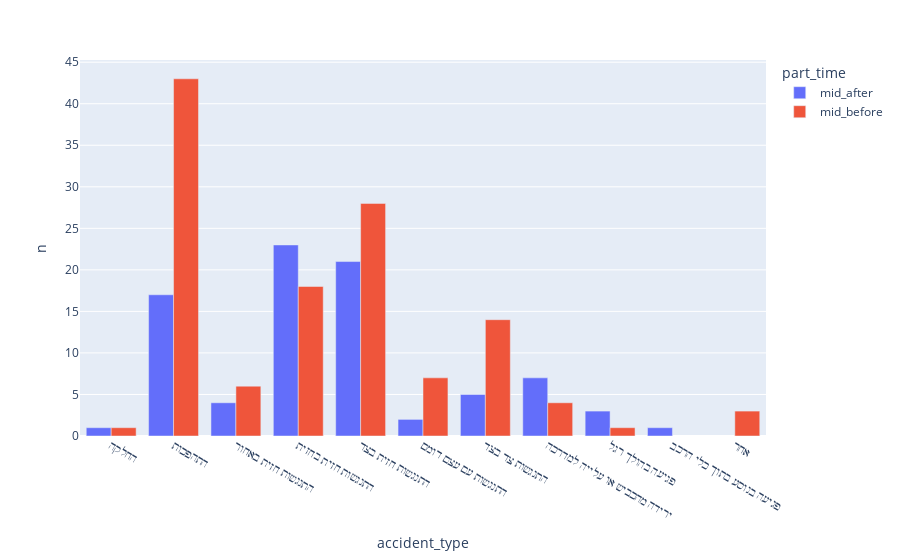

Notebook code cell kept with this figure:
### Code cell
(
    df
    >> mutate(part=if_else(_.location <= 60.4, 'south', 'mid'),
        after=_.year >= 2012
    )
    >> mutate(part_time=_.part + if_else(_.after, '_after', '_before'))
    >> filter(_.part=='mid')
    # >> filter(_.location >= 60.4, _.location <= 180)
    >> group_by(_.part_time)
    >> count(_.accident_type)
    >> pipe(lambda x: px.bar(x, x='accident_type', y='n', color='part_time', barmode='group'))
    # >> group_by(_.year)
    # >> summarize(killed=_.killed.sum(), lightly_injured=_.lightly_injured.sum())
)

### Figure 1 — Plotly figure (JSON) as saved in the notebook; plotly's stock layout.template omitted (floating-point values rounded to 4 significant figures)
{"data": [{"alignmentgroup": "True", "hovertemplate": "part_time=mid_after<br>accident_type=%{x}<br>n=%{y}<extra></extra>", "legendgroup": "mid_after", "marker": {"color": "#636efa"}, "name": "mid_after", "offsetgroup": "mid_after", "orientation": "v", "showlegend": true, "textposition": "auto", "type": "bar", "x": ["החלקה", "התהפכות", "התנגשות חזית באחור", "התנגשות חזית בחזית", "התנגשות חזית בצד", "התנגשות עם עצם דומם", "התנגשות צד בצד", "ירידה מהכביש או עלייה למדרכה", "פגיעה בהולך רגל", "פגיעה בנוסע בתוך כלי הרכב"], "xaxis": "x", "y": [1, 17, 4, 23, 21, 2, 5, 7, 3, 1], "yaxis": "y"}, {"alignmentgroup": "True", "hovertemplate": "part_time=mid_before<br>accident_type=%{x}<br>n=%{y}<extra></extra>", "legendgroup": "mid_before", "marker": {"color": "#EF553B"}, "name": "mid_before", "offsetgroup": "mid_before", "orientation": "v", "showlegend": true, "textposition": "auto", "type": "bar", "x": ["אחר", "החלקה", "התהפכות", "התנגשות חזית באחור", "התנגשות חזית בחזית", "התנגשות חזית בצד", "התנגשות עם עצם דומם", "התנגשות צד בצד", "ירידה מהכביש או עלייה למדרכה", "פגיעה בהולך רגל"], "xaxis": "x", "y": [3, 1, 43, 6, 18, 28, 7, 14, 4, 1], "yaxis": "y"}], "layout": {"barmode": "group", "legend": {"title": {"text": "part_time"}, "tracegroupgap": 0}, "margin": {"t": 60}, "xaxis": {"anchor": "y", "domain": [0, 1], "title": {"text": "accident_type"}}, "yaxis": {"anchor": "x", "domain": [0, 1], "title": {"text": "n"}}}}
